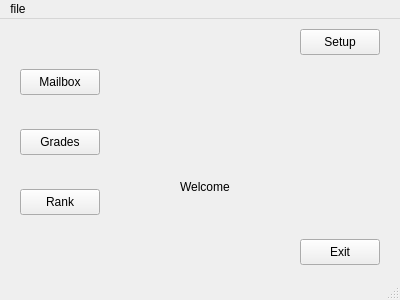
<?xml version="1.0" encoding="UTF-8"?>
<ui version="4.0">
 <class>MainWindow</class>
 <widget class="QMainWindow" name="MainWindow">
  <property name="geometry">
   <rect>
    <x>0</x>
    <y>0</y>
    <width>400</width>
    <height>300</height>
   </rect>
  </property>
  <property name="windowTitle">
   <string>MainWindow</string>
  </property>
  <widget class="QWidget" name="centralWidget">
   <widget class="QLabel" name="label">
    <property name="geometry">
     <rect>
      <x>180</x>
      <y>160</y>
      <width>161</width>
      <height>16</height>
     </rect>
    </property>
    <property name="text">
     <string>Welcome</string>
    </property>
   </widget>
   <widget class="QPushButton" name="pushButton">
    <property name="geometry">
     <rect>
      <x>300</x>
      <y>10</y>
      <width>80</width>
      <height>26</height>
     </rect>
    </property>
    <property name="text">
     <string>Setup</string>
    </property>
   </widget>
   <widget class="QPushButton" name="pushButton_2">
    <property name="geometry">
     <rect>
      <x>300</x>
      <y>220</y>
      <width>80</width>
      <height>26</height>
     </rect>
    </property>
    <property name="text">
     <string>Exit</string>
    </property>
   </widget>
   <widget class="QPushButton" name="pushButton_3">
    <property name="geometry">
     <rect>
      <x>20</x>
      <y>50</y>
      <width>80</width>
      <height>26</height>
     </rect>
    </property>
    <property name="text">
     <string>Mailbox</string>
    </property>
   </widget>
   <widget class="QPushButton" name="pushButton_4">
    <property name="geometry">
     <rect>
      <x>20</x>
      <y>110</y>
      <width>80</width>
      <height>26</height>
     </rect>
    </property>
    <property name="text">
     <string>Grades</string>
    </property>
   </widget>
   <widget class="QPushButton" name="pushButton_5">
    <property name="geometry">
     <rect>
      <x>20</x>
      <y>170</y>
      <width>80</width>
      <height>26</height>
     </rect>
    </property>
    <property name="text">
     <string>Rank</string>
    </property>
   </widget>
   <widget class="QLabel" name="label_2">
    <property name="geometry">
     <rect>
      <x>280</x>
      <y>190</y>
      <width>58</width>
      <height>15</height>
     </rect>
    </property>
    <property name="text">
     <string/>
    </property>
   </widget>
  </widget>
  <widget class="QMenuBar" name="menuBar">
   <property name="geometry">
    <rect>
     <x>0</x>
     <y>0</y>
     <width>400</width>
     <height>23</height>
    </rect>
   </property>
   <widget class="QMenu" name="menuFie">
    <property name="title">
     <string>file</string>
    </property>
   </widget>
   <addaction name="menuFie"/>
  </widget>
  <widget class="QStatusBar" name="statusBar"/>
 </widget>
 <layoutdefault spacing="6" margin="11"/>
 <resources/>
 <connections/>
</ui>
